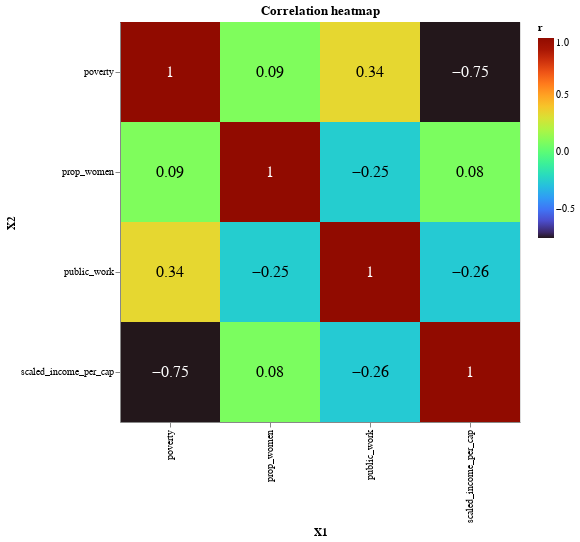

This figure's notebook cell:
### Code cell
corr_df = (
    zv_sample
    .corr()
    .reset_index(drop=False)
    .rename(columns={'index': 'X1'})
    .melt(id_vars='X1', var_name='X2', value_name='r')
    .round(2)
)

base_r = alt.Chart(corr_df).encode(
    x='X1',
    y='X2'
)

heatmap = base_r.mark_rect().encode(
    color=alt.Color("r", scale=alt.Scale(scheme="turbo"))
).properties(
)

text = base_r.mark_text(baseline='middle', size=16).encode(
    text='r',
    color=alt.condition(
        abs(alt.datum.r) > 0.5,
        alt.value('white'),
        alt.value('black')
    )
)

(heatmap + text).properties(
    title='Correlation heatmap',
    width=400,
    height=400,
)

### Figure 1 — Vega-Lite specification as saved in the notebook (floating-point values rounded to 4 significant figures)
{"config": {"view": {"continuousWidth": 400, "continuousHeight": 300}}, "layer": [{"mark": "rect", "encoding": {"color": {"field": "r", "scale": {"scheme": "turbo"}, "type": "quantitative"}, "x": {"field": "X1", "type": "nominal"}, "y": {"field": "X2", "type": "nominal"}}}, {"mark": {"type": "text", "baseline": "middle", "size": 16}, "encoding": {"color": {"condition": {"value": "white", "test": "(abs(datum.r) > 0.5)"}, "value": "black"}, "text": {"field": "r", "type": "quantitative"}, "x": {"field": "X1", "type": "nominal"}, "y": {"field": "X2", "type": "nominal"}}}], "data": {"name": "data-7a90c5eb1b96c960bcc95dc6a8cb72ce"}, "height": 400, "title": "Correlation heatmap", "width": 400, "$schema": "https://vega.github.io/schema/vega-lite/v4.17.0.json", "datasets": {"data-7a90c5eb1b96c960bcc95dc6a8cb72ce": [{"X1": "scaled_income_per_cap", "X2": "scaled_income_per_cap", "r": 1.0}, {"X1": "prop_women", "X2": "scaled_income_per_cap", "r": 0.08}, {"X1": "poverty", "X2": "scaled_income_per_cap", "r": -0.75}, {"X1": "public_work", "X2": "scaled_income_per_cap", "r": -0.26}, {"X1": "scaled_income_per_cap", "X2": "prop_women", "r": 0.08}, {"X1": "prop_women", "X2": "prop_women", "r": 1.0}, {"X1": "poverty", "X2": "prop_women", "r": 0.09}, {"X1": "public_work", "X2": "prop_women", "r": -0.25}, {"X1": "scaled_income_per_cap", "X2": "poverty", "r": -0.75}, {"X1": "prop_women", "X2": "poverty", "r": 0.09}, {"X1": "poverty", "X2": "poverty", "r": 1.0}, {"X1": "public_work", "X2": "poverty", "r": 0.34}, {"X1": "scaled_income_per_cap", "X2": "public_work", "r": -0.26}, {"X1": "prop_women", "X2": "public_work", "r": -0.25}, {"X1": "poverty", "X2": "public_work", "r": 0.34}, {"X1": "public_work", "X2": "public_work", "r": 1.0}]}}
